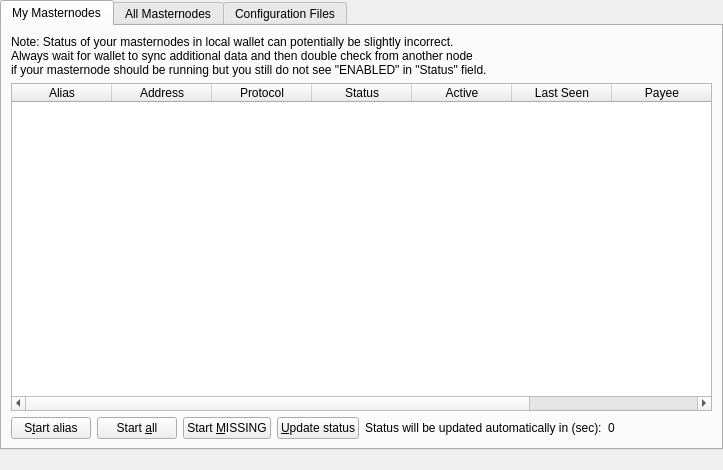
<?xml version="1.0" encoding="UTF-8"?>
<ui version="4.0">
 <class>MasternodeList</class>
 <widget class="QWidget" name="MasternodeList">
  <property name="geometry">
   <rect>
    <x>0</x>
    <y>0</y>
    <width>723</width>
    <height>470</height>
   </rect>
  </property>
  <property name="windowTitle">
   <string>Form</string>
  </property>
  <layout class="QVBoxLayout" name="topLayout">
   <property name="leftMargin">
    <number>0</number>
   </property>
   <property name="topMargin">
    <number>0</number>
   </property>
   <property name="rightMargin">
    <number>0</number>
   </property>
   <property name="bottomMargin">
    <number>0</number>
   </property>
   <item>
    <layout class="QVBoxLayout" name="verticalLayout" stretch="0,0">
     <property name="bottomMargin">
      <number>0</number>
     </property>
     <item>
      <widget class="QTabWidget" name="tabWidget">
       <property name="sizePolicy">
        <sizepolicy hsizetype="Expanding" vsizetype="Expanding">
         <horstretch>0</horstretch>
         <verstretch>0</verstretch>
        </sizepolicy>
       </property>
       <property name="styleSheet">
        <string notr="true"/>
       </property>
       <property name="currentIndex">
        <number>0</number>
       </property>
       <widget class="QWidget" name="tabMyMasternodes">
        <attribute name="title">
         <string>My Masternodes</string>
        </attribute>
        <layout class="QGridLayout" name="gridLayout_2">
         <item row="0" column="0">
          <layout class="QVBoxLayout" name="verticalLayout_2">
           <property name="bottomMargin">
            <number>0</number>
           </property>
           <item>
            <layout class="QHBoxLayout" name="horizontalLayout_note">
             <property name="bottomMargin">
              <number>0</number>
             </property>
             <item>
              <widget class="QLabel" name="updateNote">
               <property name="text">
                <string>Note: Status of your masternodes in local wallet can potentially be slightly incorrect.&lt;br /&gt;Always wait for wallet to sync additional data and then double check from another node&lt;br /&gt;if your masternode should be running but you still do not see &quot;ENABLED&quot; in &quot;Status&quot; field.</string>
               </property>
              </widget>
             </item>
            </layout>
           </item>
           <item>
            <widget class="QTableWidget" name="tableWidgetMyMasternodes">
             <property name="minimumSize">
              <size>
               <width>695</width>
               <height>0</height>
              </size>
             </property>
             <property name="editTriggers">
              <set>QAbstractItemView::NoEditTriggers</set>
             </property>
             <property name="alternatingRowColors">
              <bool>true</bool>
             </property>
             <property name="selectionMode">
              <enum>QAbstractItemView::SingleSelection</enum>
             </property>
             <property name="selectionBehavior">
              <enum>QAbstractItemView::SelectRows</enum>
             </property>
             <property name="sortingEnabled">
              <bool>true</bool>
             </property>
             <attribute name="horizontalHeaderStretchLastSection">
              <bool>true</bool>
             </attribute>
             <column>
              <property name="text">
               <string>Alias</string>
              </property>
             </column>
             <column>
              <property name="text">
               <string>Address</string>
              </property>
             </column>
             <column>
              <property name="text">
               <string>Protocol</string>
              </property>
             </column>
             <column>
              <property name="text">
               <string>Status</string>
              </property>
             </column>
             <column>
              <property name="text">
               <string>Active</string>
              </property>
             </column>
             <column>
              <property name="text">
               <string>Last Seen</string>
              </property>
             </column>
             <column>
              <property name="text">
               <string>Payee</string>
              </property>
             </column>
             <column>
             <property name="text">
             <string>Amount</string>
            </property>
           </column>
            </widget>
           </item>
           <item>
            <layout class="QHBoxLayout" name="horizontalLayout_5">
             <property name="bottomMargin">
              <number>0</number>
             </property>
             <item>
              <widget class="QPushButton" name="startButton">
               <property name="text">
                <string>S&amp;tart alias</string>
               </property>
              </widget>
             </item>
             <item>
              <widget class="QPushButton" name="startAllButton">
               <property name="text">
                <string>Start &amp;all</string>
               </property>
              </widget>
             </item>
             <item>
              <widget class="QPushButton" name="startMissingButton">
               <property name="text">
                <string>Start &amp;MISSING</string>
               </property>
              </widget>
             </item>
             <item>
              <widget class="QPushButton" name="UpdateButton">
               <property name="text">
                <string>&amp;Update status</string>
               </property>
              </widget>
             </item>
             <item>
              <widget class="QLabel" name="autoupdate_label">
               <property name="text">
                <string>Status will be updated automatically in (sec):</string>
               </property>
              </widget>
             </item>
             <item>
              <widget class="QLabel" name="secondsLabel">
               <property name="text">
                <string>0</string>
               </property>
              </widget>
             </item>
             <item>
              <spacer name="horizontalSpacer_5">
               <property name="orientation">
                <enum>Qt::Horizontal</enum>
               </property>
               <property name="sizeHint" stdset="0">
                <size>
                 <width>40</width>
                 <height>20</height>
                </size>
               </property>
              </spacer>
             </item>
            </layout>
           </item>
          </layout>
         </item>
        </layout>
       </widget>
       <widget class="QWidget" name="tabAllMasternodes">
        <attribute name="title">
         <string>All Masternodes</string>
        </attribute>
        <layout class="QGridLayout" name="gridLayout">
         <item row="1" column="0">
          <widget class="QTableWidget" name="tableWidgetMasternodes">
           <property name="editTriggers">
            <set>QAbstractItemView::NoEditTriggers</set>
           </property>
           <property name="alternatingRowColors">
            <bool>true</bool>
           </property>
           <property name="selectionBehavior">
            <enum>QAbstractItemView::SelectRows</enum>
           </property>
           <property name="sortingEnabled">
            <bool>true</bool>
           </property>
           <property name="cornerButtonEnabled">
            <bool>true</bool>
           </property>
           <property name="rowCount">
            <number>0</number>
           </property>
           <attribute name="horizontalHeaderStretchLastSection">
            <bool>true</bool>
           </attribute>
           <column>
            <property name="text">
             <string>Address</string>
            </property>
           </column>
           <column>
            <property name="text">
             <string>Protocol</string>
            </property>
           </column>
           <column>
            <property name="text">
             <string>Status</string>
            </property>
           </column>
           <column>
            <property name="text">
             <string>Active</string>
            </property>
           </column>
           <column>
            <property name="text">
             <string>Last Seen</string>
            </property>
           </column>
           <column>
            <property name="text">
             <string>Payee</string>
            </property>
           </column>
           <column>
            <property name="text">
             <string>Amount</string>
            </property>
           </column>
           <column>
            <property name="text">
             <string>Ban</string>
            </property>
           </column>
          </widget>
         </item>
         <item row="0" column="0">
          <layout class="QHBoxLayout" name="horizontalLayout_3">
           <property name="bottomMargin">
            <number>0</number>
           </property>
           <item>
            <widget class="QLabel" name="label_filter">
             <property name="text">
              <string>Filter List:</string>
             </property>
            </widget>
           </item>
           <item>
            <widget class="QLineEdit" name="filterLineEdit">
             <property name="toolTip">
              <string>Filter masternode list</string>
             </property>
            </widget>
           </item>
           <item>
            <spacer name="horizontalSpacer_3">
             <property name="orientation">
              <enum>Qt::Horizontal</enum>
             </property>
             <property name="sizeHint" stdset="0">
              <size>
               <width>10</width>
               <height>20</height>
              </size>
             </property>
            </spacer>
           </item>
           <item>
            <widget class="QLabel" name="label_count">
             <property name="text">
              <string>Node Count:</string>
             </property>
            </widget>
           </item>
           <item>
            <widget class="QLabel" name="countLabel">
             <property name="text">
              <string>0</string>
             </property>
            </widget>
           </item>
           <item>
            <widget class="QPushButton" name="masternodeOnlineButton">
             <property name="toolTip">
              <string>Browse to https://pew.overemo.com/masternodes</string>
             </property>
             <property name="text">
              <string>Masternodes Stats</string>
             </property>
            </widget>
           </item>
          </layout>
         </item>
        </layout>
       </widget>
       <widget class="QWidget" name="tabConfigFile">
        <attribute name="title">
         <string>Configuration Files</string>
        </attribute>
        <layout class="QGridLayout" name="gridLayout_4">
         <item row="1" column="0">
          <widget class="QTextEdit" name="textEditMaster">
           <property name="maximumSize">
            <size>
             <width>16777215</width>
             <height>80</height>
            </size>
           </property>
           <property name="lineWrapMode">
            <enum>QTextEdit::NoWrap</enum>
           </property>
          </widget>
         </item>
         <item row="3" column="0">
          <layout class="QHBoxLayout" name="HLayout">
           <property name="topMargin">
            <number>2</number>
           </property>
           <item>
            <widget class="QPushButton" name="pushButtonLoad">
             <property name="text">
              <string>Load All Files</string>
             </property>
            </widget>
           </item>
           <item>
            <widget class="QPushButton" name="pushButtonSaveAll">
             <property name="text">
              <string>Save All Files</string>
             </property>
            </widget>
           </item>
           <item>
            <widget class="QPushButton" name="pushButtonSaveConfig">
             <property name="text">
              <string>Save brofist.conf</string>
             </property>
            </widget>
           </item>
           <item>
            <widget class="QPushButton" name="pushButtonSaveMaster">
             <property name="text">
              <string>Save masternode.conf</string>
             </property>
            </widget>
           </item>
           <item>
            <spacer name="horizontalSpacer">
             <property name="orientation">
              <enum>Qt::Horizontal</enum>
             </property>
             <property name="sizeHint" stdset="0">
              <size>
               <width>40</width>
               <height>20</height>
              </size>
             </property>
            </spacer>
           </item>
          </layout>
         </item>
         <item row="0" column="0">
          <layout class="QVBoxLayout" name="verticalLayout_3" stretch="0,0,0">
           <item>
            <layout class="QHBoxLayout" name="horizontalLayout_2">
             <property name="topMargin">
              <number>5</number>
             </property>
             <item>
              <widget class="QLabel" name="label">
               <property name="minimumSize">
                <size>
                 <width>0</width>
                 <height>20</height>
                </size>
               </property>
               <property name="text">
                <string>brofist.conf</string>
               </property>
              </widget>
             </item>
             <item>
              <widget class="QPushButton" name="pushButtonAddMaster">
               <property name="text">
                <string>add masternode</string>
               </property>
              </widget>
             </item>
             <item>
              <widget class="QPushButton" name="buttonDocument">
               <property name="text">
                <string>Setup Guide</string>
               </property>
              </widget>
             </item>
            </layout>
           </item>
           <item>
            <widget class="QTextEdit" name="textEditConfig">
             <property name="minimumSize">
              <size>
               <width>0</width>
               <height>60</height>
              </size>
             </property>
             <property name="lineWrapMode">
              <enum>QTextEdit::NoWrap</enum>
             </property>
            </widget>
           </item>
           <item>
            <widget class="QLabel" name="label_2">
             <property name="minimumSize">
              <size>
               <width>0</width>
               <height>20</height>
              </size>
             </property>
             <property name="text">
              <string>masternode.conf</string>
             </property>
            </widget>
           </item>
          </layout>
         </item>
        </layout>
       </widget>
      </widget>
     </item>
     <item>
      <spacer name="horizontalSpacer0">
       <property name="orientation">
        <enum>Qt::Horizontal</enum>
       </property>
       <property name="sizeHint" stdset="0">
        <size>
         <width>40</width>
         <height>20</height>
        </size>
       </property>
      </spacer>
     </item>
    </layout>
   </item>
  </layout>
 </widget>
 <resources/>
 <connections/>
</ui>
